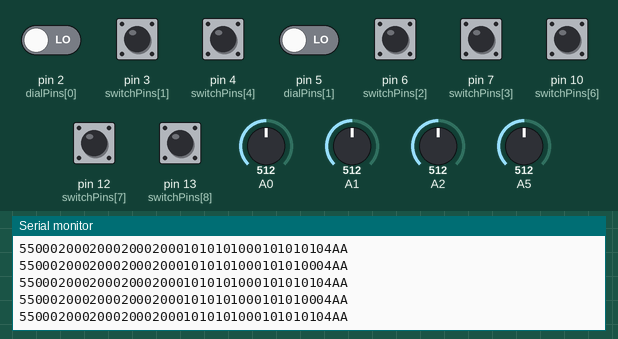
Bench run of a sketch on a simulated Arduino Mega 2560, built with avr-gcc and run on an emulated ATmega2560. Parts: the last lines printed to the serial monitor. Inputs (shaded band) come from the test bench; at power-on: pin 3 (switchPins[1]), pin 4 (switchPins[4]), pin 6 (switchPins[2]), pin 7 (switchPins[3]), pin 10 (switchPins[6]), pin 12 (switchPins[7]), pin 13 (switchPins[8]) HIGH, pin 2 (dialPins[0]), pin 5 (dialPins[1]) LOW, A0 = 512, A1 = 512, A2 = 512, A5 = 512.

Above: at 1.2 s.
1.3 s: A0 set to 716
At 1.39 s:
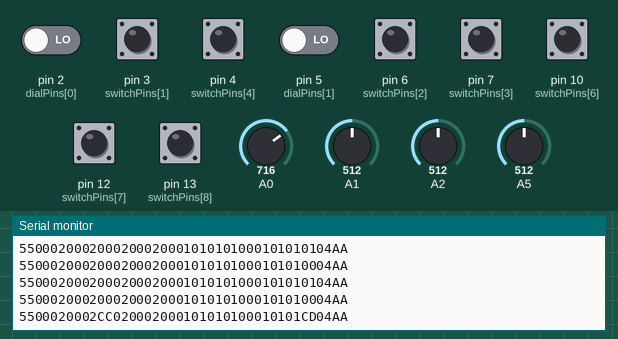
2.9 s: A1 set to 716
At 2.9 s:
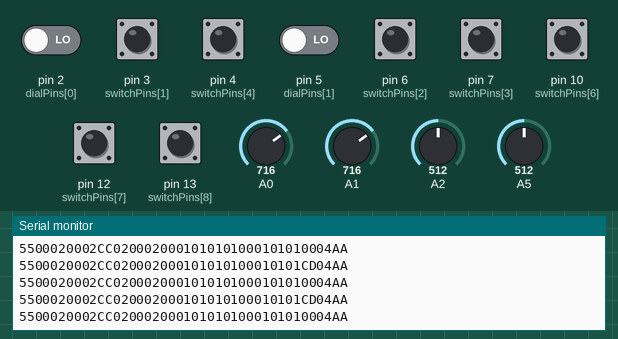
4.5 s: A2 set to 716
At 4.5 s:
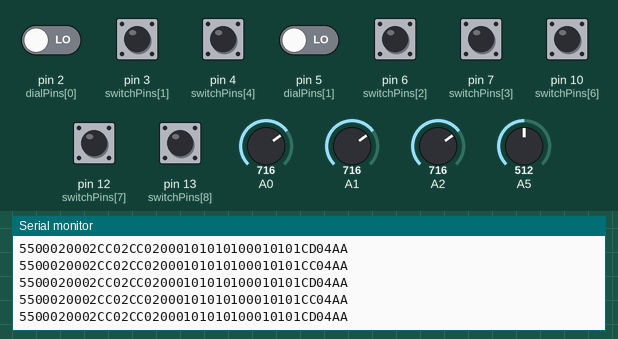
6.2 s: A5 set to 716
At 6.2 s:
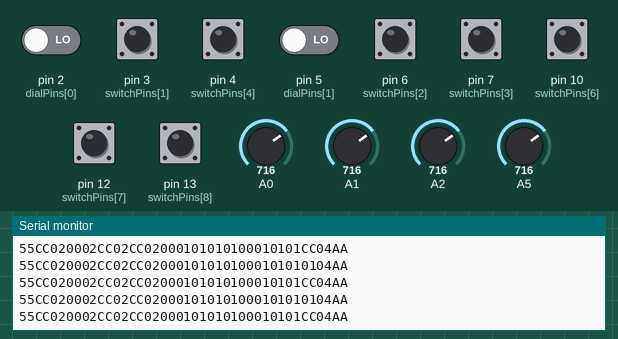
9.2 s: A0 set to 992
At 9.26 s:
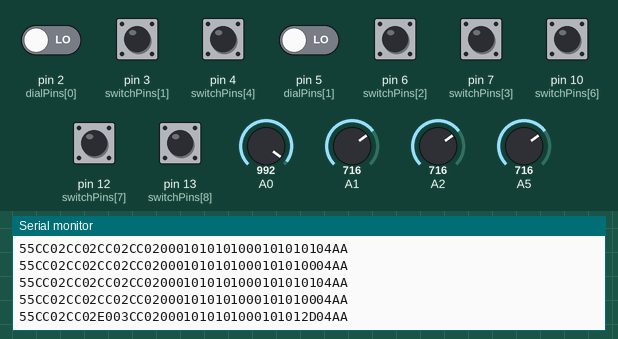
10.7 s: A1 set to 992
At 10.77 s:
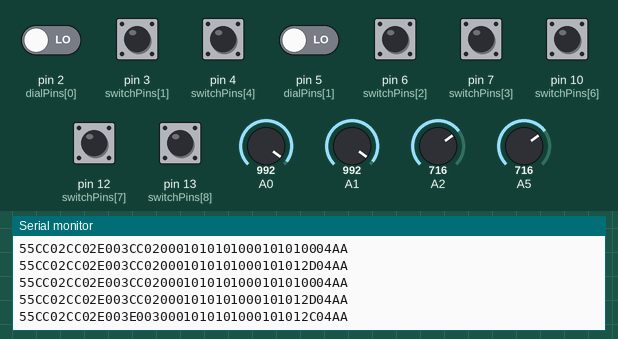

Measured:
- after the input at 1.3 s, the serial monitor: prints a new line after 0.07 s (image 1)
- after the input at 9.2 s, the serial monitor: prints a new line at once (image 5)
- after the input at 10.7 s, the serial monitor: prints a new line after 0.05 s (image 6)

The sketch:

AnalogSend.ino
```cpp
/*
    Order of operations: Dials, Sliders, Switches
*/


#include "PINS.h"
#include "getData.h"


// Set pins for all switches as inputs\
   and start serial comm. w/ Due
void setup () {
    for (int i = 0; i < NUM_SWITCHES; i++) {
        pinMode(switchPins[i], INPUT);
    }
    Serial.begin(9600);
    Serial1.begin(9600);
}


// Get the values of all devices, print it\
   to the screen and wait a quarter of a sec
void loop() {
    getData();
    //dumpBuffer(dataBuffer, DATA_BUFFER_SIZE);
    sendData();
    //Serial.println("THIS IS THE LEO");
    delay(25);
}
```

getData.h
```cpp
#ifndef getData_H
#define getData_H
#include <Arduino.h>

extern void getData();
extern void dumpBuffer(byte*, int);
extern void sendData();
extern int calcTransBuffSize();
extern byte calcChecksum(byte*, int, int);

extern byte transBuffer[];

#endif
```

getData.ino
```cpp
#include <Arduino.h>
#include "PINS.h"
#include "getData.h"


void getData() {
    // Read data from all the dials
    //  Mask the high byte and cache the low byte
    //  Mask the low byte, shift the bits, and cahce the high byte
    for (int i = 0; i < NUM_DIALS; i++) {
        int dialRead = analogRead(dialPins[i]);
        dataBuffer[i*2] = (byte)(dialRead);         // Low byte
        dataBuffer[(i*2) + 1] = (byte)(dialRead >> 8);   // High byte

        checksum[0] ^= dataBuffer[2*i];
        checksum[1] ^= dataBuffer[(2*i)+1];
    }


    // Read all of the sliders
    // Doing the same thing as with the dials (see above)
    for (int i = 0; i < NUM_SLIDERS; i++) {
        int readVar = analogRead(sliderPins[i]);
        dataBuffer[2*(NUM_DIALS+i)] = (byte)(readVar);
        checksum[0] ^= dataBuffer[2*(NUM_DIALS+i)];
        dataBuffer[2*(NUM_DIALS+i)+1] = (byte)(readVar >> 8);
        checksum[1] ^= dataBuffer[2*(NUM_DIALS+i)+1];
    }

    // Read all of the switches
    for (int i = 0; i < NUM_SWITCHES; i++) {
       dataBuffer[2*NUM_SLIDERS + 2*NUM_DIALS + i] = digitalRead(switchPins[i]);
       checksum[0] ^= dataBuffer[2*NUM_SLIDERS + 2*NUM_DIALS + i];
    }
}


// Print out everyhing in the buffer array
// Should be in the order that they appear on the board
// Put a "|" between the potentiometers and switches
void dumpBuffer(byte* buffer, int len) {
    for (int i = 0; i < DATA_BUFFER_SIZE; i++) {
        Serial.print(dataBuffer[i], HEX);
        Serial.print(" ");
        if (i == (2*NUM_SLIDERS + 2*NUM_DIALS)-1) {
            Serial.print("| ");
        }
    }
    //Serial.print(checksum[0], HEX);
    //Serial.print(checksum[1], HEX);
    Serial.println();
}


byte calcChecksum(byte vals[], int numVals, int byteNum) {
    for (int i = 0; i < numVals; i++) {
        checksum[byteNum] ^= vals[i];
    }
    return checksum[byteNum];
}


int calcTransBuffSize() {
    transBuffSize = DATA_BUFFER_SIZE + 4;
    for (int i = 0; i < DATA_BUFFER_SIZE; i++) {
        if (dataBuffer[i] == 0x55 || dataBuffer[i] == 0xAA || dataBuffer[i] == 0xFF) {
            transBuffSize++;
        }
    }
    return transBuffSize;
}


void sendData() {
    //Serial.println("Sending Data");
    byte transBuffer[calcTransBuffSize()];

    transBuffer[0] = 0x55;
    transBuffer[transBuffSize-1] = 0xAA;

    int count = 0;
    for (int i = 1; i < transBuffSize-2; i++) {
        if (dataBuffer[count] == 0x55 || dataBuffer[count] == 0xAA || dataBuffer[count] == 0xFF) {
            transBuffer[i++] = 0xFF;
        }
        transBuffer[i] = dataBuffer[count];
        count++;
    }
    for (int i = 0; i < transBuffSize; i++) {
        Serial1.write(transBuffer[i]);
        if (transBuffer[i] < 0x10) Serial.print("0");
        Serial.print(transBuffer[i], HEX);
    }
    Serial.println();
}
```

PINS.h
```cpp
#include <Arduino.h>

#ifndef PINS_H
#define PINS_H

#define NUM_SLIDERS 2                   // On analog pins A0-A1
#define NUM_DIALS 2                     // On analog pins A2 and A5
#define NUM_SWITCHES 9                  // On pins 2-13 (the momentary switches are each 2 inputs0
#define DATA_BUFFER_SIZE (2*NUM_SLIDERS) + (2*NUM_DIALS) + NUM_SWITCHES


extern int dialPins[];
extern int sliderPins[];
extern int switchPins[];
extern int transBuffSize;

extern byte checksum[];
extern byte dataBuffer[];
//extern byte transBuffer[];

#endif
```

PINS.ino
```cpp
#include "PINS.h"

int dialPins[NUM_DIALS] = {2, 5};
int sliderPins[NUM_SLIDERS] = {0, 1};
int switchPins[NUM_SWITCHES] = {2, 3, 6, 7, 4, 5, 10, 12, 13};
int transBuffSize = DATA_BUFFER_SIZE + 4; // All data and a start and end code and checksum

byte checksum[2];
byte dataBuffer[DATA_BUFFER_SIZE];
```
